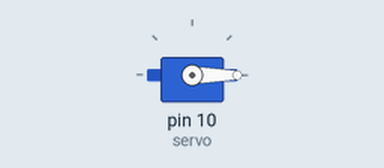
This sketch was run on a simulated Arduino Uno, built with avr-gcc and run on an emulated ATmega328P. On the bench: servo.

Above: at 0.05 s.
At 3.0 s:
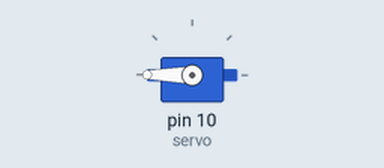
Timing chart, 0 to 6.9 s (numbered marks = the images above):
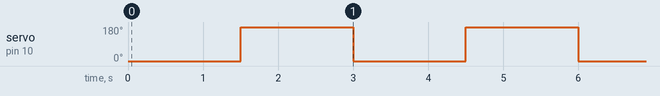

The sketch:

testServo.ino
```cpp
#include <Servo.h>

Servo servo;
int lectura =0;
void setup(){
 servo.attach(10);
}

void loop(){
  lectura = servo.read();
  if(lectura ==0)
  servo.write(180);
  else
  servo.write(0);

  delay(1500);

}
```

Measured:
- by itself, servo on pin 10 (servo): alternates 180° for 1.5 s and 0° for 1.5 s
